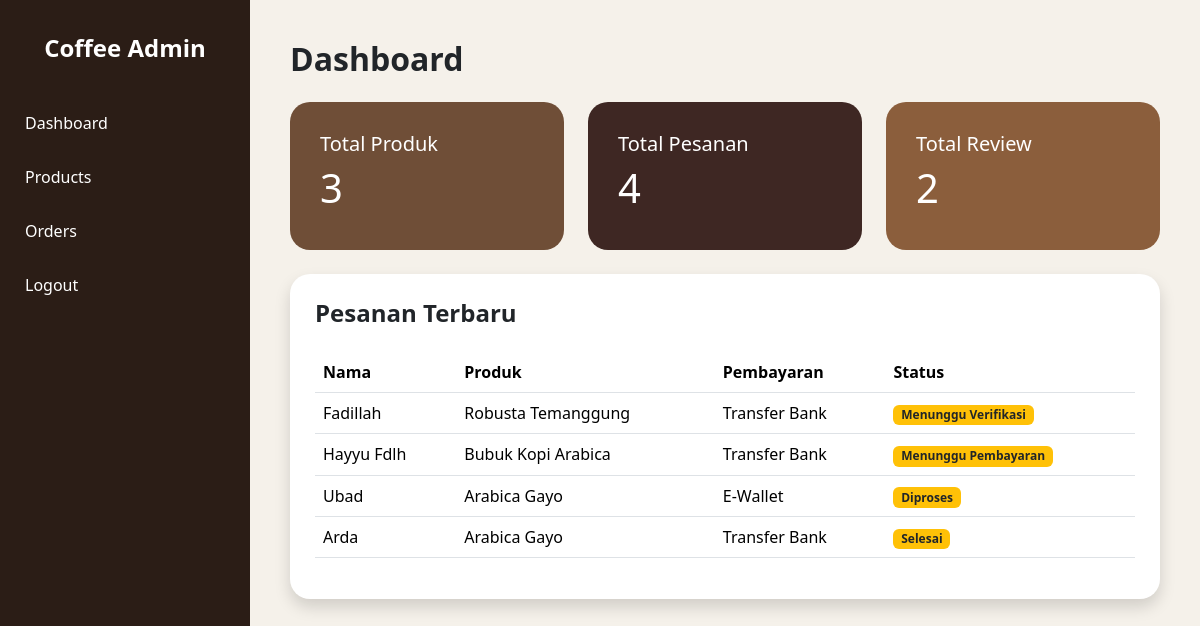
Page /admin/dashboard.php (signed in) on the committed database.
### tables this page shows
CREATE TABLE IF NOT EXISTS `pesanan` (
  `id` int NOT NULL AUTO_INCREMENT,
  `nama` varchar(100) DEFAULT NULL,
  `email` varchar(100) DEFAULT NULL,
  `alamat` text,
  `produk` varchar(100) DEFAULT NULL,
  `harga` int DEFAULT NULL,
  `payment` varchar(50) DEFAULT NULL,
  `status_pesanan` varchar(50) DEFAULT 'Menunggu Pembayaran',
  `bukti_transfer` varchar(255) DEFAULT NULL,
  `tanggal` timestamp NULL DEFAULT CURRENT_TIMESTAMP,
  `berat` varchar(20) DEFAULT NULL,
  `qty` int DEFAULT NULL,
  PRIMARY KEY (`id`)
);

### admin/dashboard.php (the view, shortened to what this page needs)
<?php
include '../config/koneksi.php';
$totalProduk = mysqli_num_rows(
    mysqli_query($conn,"SELECT * FROM produk")
);
$totalPesanan = mysqli_num_rows(
    mysqli_query($conn,"SELECT * FROM pesanan")
);
$totalReview = mysqli_num_rows(
    mysqli_query($conn,"SELECT * FROM reviews")
);
$pesanan = mysqli_query(
    $conn,
    "SELECT * FROM pesanan
    ORDER BY id DESC
    LIMIT 5"
);
?>
<!DOCTYPE html>
<html>
<head>
<link href="https://cdn.jsdelivr.net/npm/bootstrap@5.3.3/dist/css/bootstrap.min.css" rel="stylesheet">
</head>
<body>
<div class="sidebar">
    <div class="logo">
        Coffee Admin
    </div>
    <a href="dashboard.php">
        Dashboard
    </a>
    <a href="produk.php">
        Products
    </a>
    <a href="admin_pesanan.php">
        Orders
    </a>
    <a href="../logout.php">
        Logout
    </a>
</div>
<div class="content">
    <h2 class="fw-bold mb-4">
        Dashboard
    </h2>
    <div class="row">
        <div class="col-md-4 mb-4">
            <div class="card-dashboard c1">
                <h5>Total Produk</h5>
                <h1>
                    <?php echo $totalProduk; ?>
                </h1>
            </div>
        </div>
        <div class="col-md-4 mb-4">
            <div class="card-dashboard c2">
                <h5>Total Pesanan</h5>
                <h1>
                    <?php echo $totalPesanan; ?>
                </h1>
            </div>
        </div>
        <div class="col-md-4 mb-4">
            <div class="card-dashboard c3">
                <h5>Total Review</h5>
                <h1>
                    <?php echo $totalReview; ?>
                </h1>
            </div>
        </div>
    </div>
    <div class="table-card shadow">
        <h4 class="fw-bold mb-4">
            Pesanan Terbaru
        </h4>
        <table class="table">
            <tr>
                <th>Nama</th>
                <th>Produk</th>
                <th>Pembayaran</th>
                <th>Status</th>
            </tr>
            <?php while($p = mysqli_fetch_array($pesanan)){ ?>
            <tr>
                <td>
                    <?php echo $p['nama']; ?>
                </td>
                <td>
                    <?php echo $p['produk']; ?>
                </td>
                <td>
                    <?php echo $p['payment']; ?>
                </td>
                <td>
                    <span class="badge bg-warning text-dark">
                        <?php echo $p['status_pesanan']; ?>
                    </span>
                </td>
            </tr>
            <?php } ?>
        </table>
    </div>
</div>
</body>
</html>

### admin/dashboard.php (style rules this page uses)
body { background:#f5f1ea; margin:0; }
.sidebar { width:250px; height:100vh; position:fixed; background:#2b1d16; }
.logo { color:white; text-align:center; padding:30px 0; font-weight:bold; font-size:24px; }
.sidebar a { display:block; color:white; text-decoration:none; padding:15px 25px; }
.content { margin-left:250px; padding:40px; }
.card-dashboard { border:none; border-radius:20px; color:white; padding:30px; }
.c1 { background:#6f4e37; }
.c2 { background:#3e2723; }
.c3 { background:#8b5e3c; }
.table-card { background:white; border-radius:20px; padding:25px; }

### rows in the picture
pesanan: nama "Fadillah", produk "Robusta Temanggung", payment "Transfer Bank", status_pesanan "Menunggu Verifikasi"
pesanan: nama "Hayyu Fdlh", produk "Bubuk Kopi Arabica", payment "Transfer Bank", status_pesanan "Menunggu Pembayaran"
pesanan: nama "Ubad", produk "Arabica Gayo", payment "E-Wallet", status_pesanan "Diproses"
pesanan: nama "Arda", produk "Arabica Gayo", payment "Transfer Bank", status_pesanan "Selesai"

### other values in the picture
$totalProduk "3"
$totalPesanan "4"
$totalReview "2"
